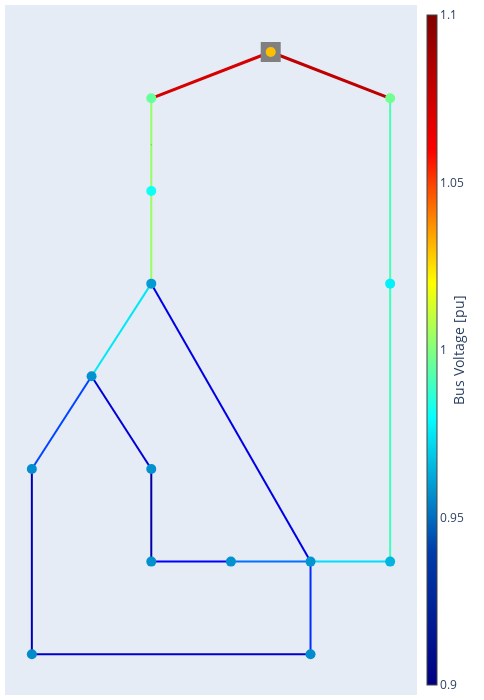

Here is the notebook cell this chart was saved with:
### Code cell
pp.create_storage(network, 7, p_mw=-1, max_e_mwh=1)
pp.create_storage(network, 7, p_mw=-1, max_e_mwh=1)
pp.create_storage(network, 7, p_mw=-1, max_e_mwh=1)

pp.runpp(network)
pp.plotting.plotly.pf_res_plotly(network, auto_open=False)

### Figure 1 — Plotly figure (JSON) as saved in the notebook; plotly's stock layout.template omitted (floating-point values rounded to 4 significant figures)
{"data": [{"hoverinfo": "text", "legendgroup": "lines", "line": {"color": "rgb(147.58064516129028,255.0,99.19354838709678)", "dash": "solid", "width": 2}, "mode": "lines", "name": "lines", "showlegend": true, "text": "Line 1-2<br />I = 52.784 %<br />I_from = 0.076 kA<br />I_to = 0.077 kA<br />", "type": "scatter", "x": [4.0, 4.0, 4.0], "y": [15.0, 14.0, 13.0]}, {"hoverinfo": "text", "legendgroup": "lines", "line": {"color": "rgb(150.8064516129032,255.0,95.96774193548387)", "dash": "solid", "width": 2}, "mode": "lines", "name": "lines", "showlegend": false, "text": "Line 2-3<br />I = 53.453 %<br />I_from = 0.077 kA<br />I_to = 0.078 kA<br />", "type": "scatter", "x": [4.0, 4.0, 4.0], "y": [13.0, 12.0, 11.0]}, {"hoverinfo": "text", "legendgroup": "lines", "line": {"color": "rgb(2.4193548387096313,232.49999999999994,244.35483870967747)", "dash": "solid", "width": 2}, "mode": "lines", "name": "lines", "showlegend": false, "text": "Line 3-4<br />I = 35.191 %<br />I_from = 0.051 kA<br />I_to = 0.051 kA<br />", "type": "scatter", "x": [4.0, 3.25, 2.5], "y": [11.0, 10.0, 9.0]}, {"hoverinfo": "text", "legendgroup": "lines", "line": {"color": "rgb(0.0,68.49999999999997,255.0)", "dash": "solid", "width": 2}, "mode": "lines", "name": "lines", "showlegend": false, "text": "Line 4-5<br />I = 19.305 %<br />I_from = 0.028 kA<br />I_to = 0.028 kA<br />", "type": "scatter", "x": [2.5, 1.75, 1.0], "y": [9.0, 8.0, 7.0]}, {"hoverinfo": "text", "legendgroup": "lines", "line": {"color": "rgb(0.0,0.0,177.5)", "dash": "solid", "width": 2}, "mode": "lines", "name": "lines", "showlegend": false, "text": "Line 5-6<br />I = 4.479 %<br />I_from = 0.006 kA<br />I_to = 0.006 kA<br />", "type": "scatter", "x": [1.0, 1.0, 1.0], "y": [7.0, 5.0, 3.0]}, {"hoverinfo": "text", "legendgroup": "lines", "line": {"color": "rgb(0.0,44.5,255.0)", "dash": "solid", "width": 2}, "mode": "lines", "name": "lines", "showlegend": false, "text": "Line 7-8<br />I = 17.163 %<br />I_from = 0.025 kA<br />I_to = 0.025 kA<br />", "type": "scatter", "x": [8.0, 8.0, 8.0], "y": [3.0, 4.0, 5.0]}, {"hoverinfo": "text", "legendgroup": "lines", "line": {"color": "rgb(0.0,112.5,255.0)", "dash": "solid", "width": 2}, "mode": "lines", "name": "lines", "showlegend": false, "text": "Line 8-9<br />I = 23.578 %<br />I_from = 0.034 kA<br />I_to = 0.034 kA<br />", "type": "scatter", "x": [8.0, 7.0, 6.0], "y": [5.0, 5.0, 5.0]}, {"hoverinfo": "text", "legendgroup": "lines", "line": {"color": "rgb(0.0,0.0,254.77272727272725)", "dash": "solid", "width": 2}, "mode": "lines", "name": "lines", "showlegend": false, "text": "Line 9-10<br />I = 11.207 %<br />I_from = 0.016 kA<br />I_to = 0.016 kA<br />", "type": "scatter", "x": [6.0, 5.0, 4.0], "y": [5.0, 5.0, 5.0]}, {"hoverinfo": "text", "legendgroup": "lines", "line": {"color": "rgb(0.0,0.0,168.4090909090909)", "dash": "solid", "width": 2}, "mode": "lines", "name": "lines", "showlegend": false, "text": "Line 10-11<br />I = 3.518 %<br />I_from = 0.005 kA<br />I_to = 0.005 kA<br />", "type": "scatter", "x": [4.0, 4.0, 4.0], "y": [5.0, 6.0, 7.0]}, {"hoverinfo": "text", "legendgroup": "lines", "line": {"color": "rgb(0.0,0.0,227.49999999999997)", "dash": "solid", "width": 2}, "mode": "lines", "name": "lines", "showlegend": false, "text": "Line 3-8<br />I = 8.757 %<br />I_from = 0.012 kA<br />I_to = 0.013 kA<br />", "type": "scatter", "x": [4.0, 6.0, 8.0], "y": [11.0, 8.0, 5.0]}, {"hoverinfo": "text", "legendgroup": "lines", "line": {"color": "rgb(70.16129032258063,255.0,176.61290322580646)", "dash": "solid", "width": 2}, "mode": "lines", "name": "lines", "showlegend": false, "text": "Line 12-13<br />I = 43.46 %<br />I_from = 0.085 kA<br />I_to = 0.085 kA<br />", "type": "scatter", "x": [10.0, 10.0, 10.0], "y": [15.0, 13.0, 11.0]}, {"hoverinfo": "text", "legendgroup": "lines", "line": {"color": "rgb(63.70967741935483,255.0,183.06451612903228)", "dash": "solid", "width": 2}, "mode": "lines", "name": "lines", "showlegend": false, "text": "Line 13-14<br />I = 42.905 %<br />I_from = 0.084 kA<br />I_to = 0.084 kA<br />", "type": "scatter", "x": [10.0, 10.0, 10.0], "y": [11.0, 8.0, 5.0]}, {"hoverinfo": "text", "legendgroup": "lines", "line": {"color": "rgb(0.0,0.0,204.77272727272725)", "dash": "solid", "width": 2}, "mode": "lines", "name": "lines", "showlegend": false, "text": "Line 6-7<br />I = 6.733 %<br />I_from = 0.01 kA<br />I_to = 0.01 kA<br />", "type": "scatter", "x": [1.0, 4.5, 8.0], "y": [3.0, 3.0, 3.0]}, {"hoverinfo": "text", "legendgroup": "lines", "line": {"color": "rgb(0.0,0.0,213.86363636363635)", "dash": "solid", "width": 2}, "mode": "lines", "name": "lines", "showlegend": false, "text": "Line 11-4<br />I = 7.774 %<br />I_from = 0.011 kA<br />I_to = 0.011 kA<br />", "type": "scatter", "x": [4.0, 3.25, 2.5], "y": [7.0, 8.0, 9.0]}, {"hoverinfo": "text", "legendgroup": "lines", "line": {"color": "rgb(0.0,220.5,254.03225806451613)", "dash": "solid", "width": 2}, "mode": "lines", "name": "lines", "showlegend": false, "text": "Line 14-8<br />I = 34.145 %<br />I_from = 0.067 kA<br />I_to = 0.067 kA<br />", "type": "scatter", "x": [10.0, 9.0, 8.0], "y": [5.0, 5.0, 5.0]}, {"hoverinfo": "text", "legendgroup": "lines", "marker": {"color": "rgb(128, 128, 128)", "size": 1, "symbol": "circle"}, "mode": "markers", "name": "edge_center", "showlegend": false, "text": ["Line 1-2<br />I = 52.784 %<br />I_from = 0.076 kA<br />I_to = 0.077 kA<br />", "Line 2-3<br />I = 53.453 %<br />I_from = 0.077 kA<br />I_to = 0.078 kA<br />", "Line 3-4<br />I = 35.191 %<br />I_from = 0.051 kA<br />I_to = 0.051 kA<br />", "Line 4-5<br />I = 19.305 %<br />I_from = 0.028 kA<br />I_to = 0.028 kA<br />", "Line 5-6<br />I = 4.479 %<br />I_from = 0.006 kA<br />I_to = 0.006 kA<br />", "Line 7-8<br />I = 17.163 %<br />I_from = 0.025 kA<br />I_to = 0.025 kA<br />", "Line 8-9<br />I = 23.578 %<br />I_from = 0.034 kA<br />I_to = 0.034 kA<br />", "Line 9-10<br />I = 11.207 %<br />I_from = 0.016 kA<br />I_to = 0.016 kA<br />", "Line 10-11<br />I = 3.518 %<br />I_from = 0.005 kA<br />I_to = 0.005 kA<br />", "Line 3-8<br />I = 8.757 %<br />I_from = 0.012 kA<br />I_to = 0.013 kA<br />", "Line 12-13<br />I = 43.46 %<br />I_from = 0.085 kA<br />I_to = 0.085 kA<br />", "Line 13-14<br />I = 42.905 %<br />I_from = 0.084 kA<br />I_to = 0.084 kA<br />", "Line 6-7<br />I = 6.733 %<br />I_from = 0.01 kA<br />I_to = 0.01 kA<br />", "Line 11-4<br />I = 7.774 %<br />I_from = 0.011 kA<br />I_to = 0.011 kA<br />", "Line 14-8<br />I = 34.145 %<br />I_from = 0.067 kA<br />I_to = 0.067 kA<br />"], "type": "scatter", "x": [4.0], "y": [14.0]}, {"hoverinfo": "text", "legendgroup": "2W transformers", "line": {"color": "rgb(213.8636363636364,0.0,0.0)", "width": 3.0}, "mode": "lines", "name": "2W transformers", "showlegend": true, "text": "Trafo 0-1<br />I = 92.223 %<br />I_hv = 0.121 kA<br />I_lv = 0.666 kA<br />", "type": "scatter", "x": [7.0, 5.5, 4.0], "y": [16.0, 15.5, 15.0]}, {"hoverinfo": "text", "legendgroup": "2W transformers", "line": {"color": "rgb(191.13636363636368,0.0,0.0)", "width": 3.0}, "mode": "lines", "name": "2W transformers", "showlegend": false, "text": "Trafo 0-12<br />I = 94.16 %<br />I_hv = 0.124 kA<br />I_lv = 0.68 kA<br />", "type": "scatter", "x": [7.0, 8.5, 10.0], "y": [16.0, 15.5, 15.0]}, {"hoverinfo": "text", "legendgroup": "2W transformers", "marker": {"color": "rgb(191.13636363636368,0.0,0.0)", "size": 1, "symbol": "circle"}, "mode": "markers", "name": "edge_center", "showlegend": false, "text": ["Trafo 0-1<br />I = 92.223 %<br />I_hv = 0.121 kA<br />I_lv = 0.666 kA<br />", "Trafo 0-12<br />I = 94.16 %<br />I_hv = 0.124 kA<br />I_lv = 0.68 kA<br />"], "type": "scatter", "x": [5.5], "y": [15.5]}, {"hoverinfo": "text", "marker": {"color": "rgb(128, 128, 128)", "size": 20, "symbol": "square"}, "mode": "markers", "name": "external_grid", "text": ["Bus 0"], "type": "scatter", "x": [7.0], "y": [16.0]}, {"hoverinfo": "text", "marker": {"cmax": 1.1, "cmin": 0.9, "color": [1.03, 0.9956, 0.9818, 0.9596, 0.9577, 0.9568, 0.9562, 0.9563, 0.9584, 0.9577, 0.9572, 0.9573, 0.9974, 0.9769, 0.9646], "colorbar": {"thickness": 10, "title": {"side": "right", "text": "Bus Voltage [pu]"}, "x": 1.0}, "colorscale": [[0.0, "rgb(0,0,131)"], [0.2, "rgb(0,60,170)"], [0.4, "rgb(5,255,255)"], [0.6, "rgb(255,255,0)"], [0.8, "rgb(250,0,0)"], [1.0, "rgb(128,0,0)"]], "size": 10, "symbol": "circle"}, "mode": "markers", "name": "buses", "text": ["Bus 0<br />V_m = 1.03 pu<br />V_m = 113.3 kV<br />V_a = 0.0 deg", "Bus 1<br />V_m = 0.996 pu<br />V_m = 19.913 kV<br />V_a = -35.955 deg", "Bus 2<br />V_m = 0.982 pu<br />V_m = 19.635 kV<br />V_a = -36.446 deg", "Bus 3<br />V_m = 0.96 pu<br />V_m = 19.192 kV<br />V_a = -37.221 deg", "Bus 4<br />V_m = 0.958 pu<br />V_m = 19.153 kV<br />V_a = -37.303 deg", "Bus 5<br />V_m = 0.957 pu<br />V_m = 19.135 kV<br />V_a = -37.349 deg", "Bus 6<br />V_m = 0.956 pu<br />V_m = 19.124 kV<br />V_a = -37.376 deg", "Bus 7<br />V_m = 0.956 pu<br />V_m = 19.126 kV<br />V_a = -37.368 deg", "Bus 8<br />V_m = 0.958 pu<br />V_m = 19.167 kV<br />V_a = -37.227 deg", "Bus 9<br />V_m = 0.958 pu<br />V_m = 19.154 kV<br />V_a = -37.257 deg", "Bus 10<br />V_m = 0.957 pu<br />V_m = 19.144 kV<br />V_a = -37.304 deg", "Bus 11<br />V_m = 0.957 pu<br />V_m = 19.145 kV<br />V_a = -37.31 deg", "Bus 12<br />V_m = 0.997 pu<br />V_m = 19.947 kV<br />V_a = -36.119 deg", "Bus 13<br />V_m = 0.977 pu<br />V_m = 19.539 kV<br />V_a = -36.667 deg", "Bus 14<br />V_m = 0.965 pu<br />V_m = 19.293 kV<br />V_a = -37.012 deg"], "type": "scatter", "x": [7.0, 4.0, 4.0, 4.0, 2.5, 1.0, 1.0, 8.0, 8.0, 6.0, 4.0, 4.0, 10.0, 10.0, 10.0], "y": [16.0, 15.0, 13.0, 11.0, 9.0, 7.0, 3.0, 3.0, 5.0, 5.0, 5.0, 7.0, 15.0, 11.0, 5.0]}], "layout": {"autosize": true, "height": 700.0, "hovermode": "closest", "legend": {"itemsizing": "constant"}, "margin": {"b": 5, "l": 5, "r": 5, "t": 5}, "showlegend": false, "title": {"font": {"size": 16}}, "width": 484.6, "xaxis": {"showgrid": false, "showticklabels": false, "zeroline": false}, "yaxis": {"showgrid": false, "showticklabels": false, "zeroline": false}}}
